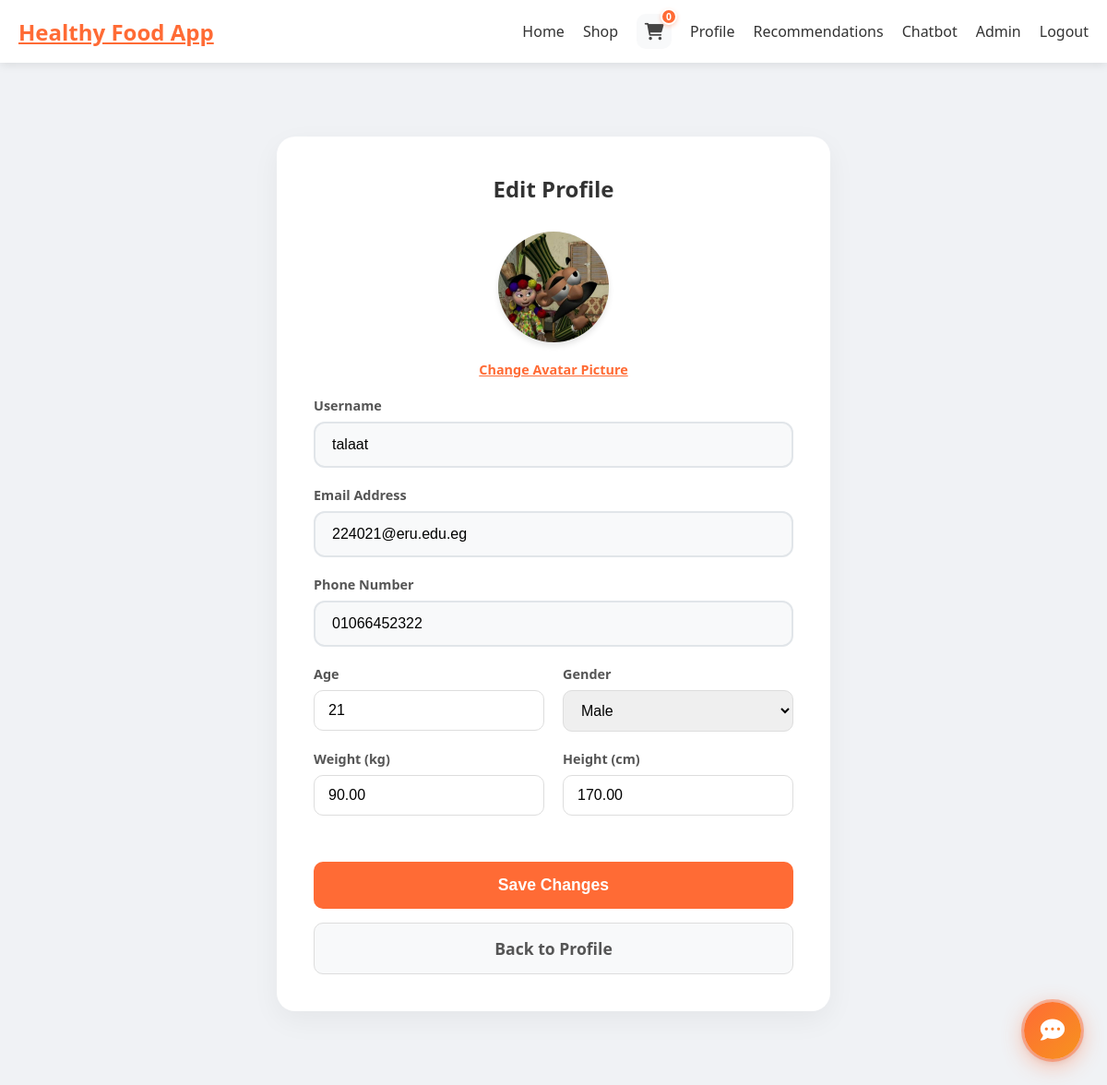
Screenshot of /edit_profile.php (signed in) with the database file from the repository.
### tables this page shows
CREATE TABLE `user_profiles` (
  `user_id` int(11) NOT NULL,
  `avatar` varchar(255) DEFAULT NULL,
  `age` int(11) DEFAULT NULL,
  `weight` decimal(5,2) DEFAULT NULL,
  `height` decimal(5,2) DEFAULT NULL,
  `gender` varchar(20) DEFAULT NULL
);

CREATE TABLE `users` (
  `id` int(11) NOT NULL,
  `username` varchar(50) NOT NULL,
  `email` varchar(100) NOT NULL,
  `password` varchar(255) NOT NULL,
  `role` enum('customer','admin') NOT NULL DEFAULT 'customer',
  `twofa_method` enum('none','totp','email') NOT NULL DEFAULT 'none',
  `created_at` datetime NOT NULL DEFAULT current_timestamp(),
  `is_verified` tinyint(1) DEFAULT 0,
  `phone` varchar(30) DEFAULT NULL
);

### edit_profile.php (the view, shortened to what this page needs)
<?php
require_once __DIR__ . '/init.php';
$userId = (int) $_SESSION['user_id'];
$stmt = $conn->prepare("SELECT u.id, u.username, u.email, u.phone, p.avatar, p.age, p.weight, p.height, p.gender
                        FROM users u
                        LEFT JOIN user_profiles p ON u.id = p.user_id
                        WHERE u.id = ?");
$stmt->bind_param('i', $userId);
$stmt->execute();
$user = $stmt->get_result()->fetch_assoc();
include __DIR__ . '/header.php';
?>
<div style="background: #f0f2f5; min-height: calc(100vh - 70px); padding: 40px 0;">
    <div class="edit-container">
        <h2>Edit Profile</h2>
        <form method="POST" enctype="multipart/form-data">
            <?php if (!empty($user['avatar']) && $user['avatar'] !== 'assets/images/default_avatar.png'): ?>
                <img src="<?php echo htmlspecialchars($user['avatar']); ?>" alt="Avatar Preview" class="avatar-preview">
            <?php endif; ?>
            <div class="form-group" style="text-align: center;">
                <label for="avatar" style="cursor: pointer; color: #ff6b35; text-decoration: underline;">Change Avatar
                    Picture</label>
            </div>
            <div class="form-group">
                <label for="username">Username</label>
                <input type="text" name="username" id="username" class="form-control"
                    value="<?php echo htmlspecialchars($user['username']); ?>" required>
            </div>
            <div class="form-group">
                <label for="email">Email Address</label>
                <input type="email" name="email" id="email" class="form-control"
                    value="<?php echo htmlspecialchars($user['email']); ?>" required>
            </div>
            <div class="form-group">
                <label for="phone">Phone Number</label>
                <input type="text" name="phone" id="phone" class="form-control"
                    value="<?php echo htmlspecialchars($user['phone'] ?? ''); ?>" minlength="11" maxlength="11"
                    pattern="01[0125][0-9]{8}" placeholder="01XXXXXXXXX">
            </div>
            <div class="row">
                <div class="col form-group">
                    <label for="age">Age</label>
                    <input type="number" name="age" id="age" class="form-control"
                        value="<?php echo htmlspecialchars($user['age'] ?? ''); ?>" min="1" max="150">
                </div>
                <div class="col form-group">
                    <label for="gender">Gender</label>
                    <select name="gender" id="gender" class="form-control">
                        <option value="male" <?php echo ($user['gender'] === 'male') ? 'selected' : ''; ?>>Male</option>
                    </select>
                </div>
            </div>
            <div class="row">
                <div class="col form-group">
                    <label for="weight">Weight (kg)</label>
                    <input type="number" step="0.1" name="weight" id="weight" class="form-control"
                        value="<?php echo htmlspecialchars($user['weight'] ?? ''); ?>">
                </div>
                <div class="col form-group">
                    <label for="height">Height (cm)</label>
                    <input type="number" step="0.1" name="height" id="height" class="form-control"
                        value="<?php echo htmlspecialchars($user['height'] ?? ''); ?>">
                </div>
            </div>
            <button type="submit" class="btn-submit">Save Changes</button>
            <a href="profile.php" class="btn-cancel">Back to Profile</a>
        </form>
    </div>
</div>
</main>
</body>
</html>

### assets/css/styles.css (style rules this page uses)
* { margin: 0; padding: 0; box-sizing: border-box; }
body { font-family: 'Segoe UI', Tahoma, Geneva, Verdana, sans-serif; margin: 0; padding: 0; min-height: 100vh; background: #f5f5f5; }
.form-group { margin-bottom: 20px; }
label { display: block; margin-bottom: 8px; color: #333; font-weight: 600; font-size: 0.9rem; transition: color 0.3s ease; }
input[type="text"], input[type="email"], input[type="password"], input[type="tel"] { width: 100%; padding: 14px 18px; border: 2px solid #e1e5e9; border-radius: 12px; font-size: 1rem; transition: all 0.3s ease; background: #f8f9fa; position: relative; }
:root { --primary-glow: radial-gradient(rgba(255, 107, 53, 0.4), rgba(255, 107, 53, 0)); --secondary-glow: linear-gradient(to bottom right, rgba(255, 255, 255, 0), rgba(255, 255, 255, 0), rgba(255, 107, 53, 0.3)); }

### edit_profile.php (style rules this page uses)
.edit-container { max-width: 600px; margin: 40px auto; background: white; border-radius: 20px; padding: 40px; box-shadow: 0 10px 30px rgba(0, 0, 0, 0.05); }
.edit-container h2 { text-align: center; margin-bottom: 30px; color: #333; }
.form-group { margin-bottom: 20px; }
.form-group label { display: block; font-weight: 600; margin-bottom: 8px; color: #555; }
.form-control { width: 100%; padding: 12px 15px; border: 1px solid #ddd; border-radius: 10px; font-size: 1rem; transition: border-color 0.3s; }
.row { display: flex; gap: 20px; }
.col { flex: 1; }
.btn-submit { display: block; width: 100%; padding: 15px; background: #ff6b35; color: white; border: none; border-radius: 10px; font-size: 1.1rem; font-weight: bold; cursor: pointer; transition: background 0.3s; margin-top: 30px; }
.btn-cancel { display: block; width: 100%; text-align: center; padding: 15px; background: #f8f9fa; color: #555; border: 1px solid #ddd; border-radius: 10px; font-size: 1.1rem; font-weight: bold; text-decoration: none; margin-top: 15px; transition: background 0.3s; }
.avatar-preview { width: 120px; height: 120px; border-radius: 50%; object-fit: cover; margin: 0 auto 20px; display: block; box-shadow: 0 4px 6px rgba(0, 0, 0, 0.1); background: #eee; }

### rows the page displays
user_profiles: avatar (picture), username "talaat", email "224021@eru.edu.eg", phone "01066452322", age "21", gender "Male", weight "90.00", height "170.00"

### other values shown
SITE_NAME "Healthy Food App"
getCartCount($conn) "0"
